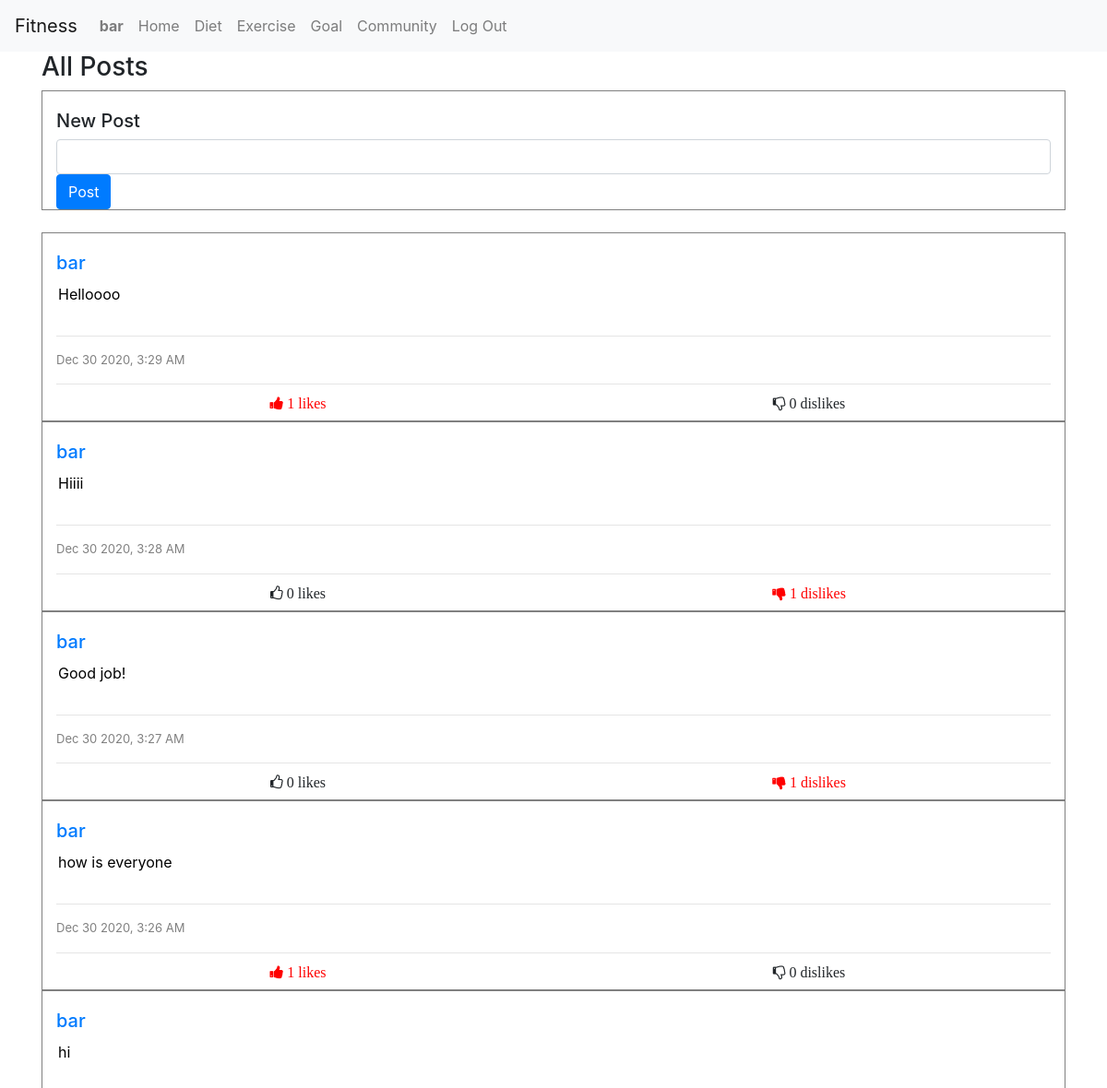
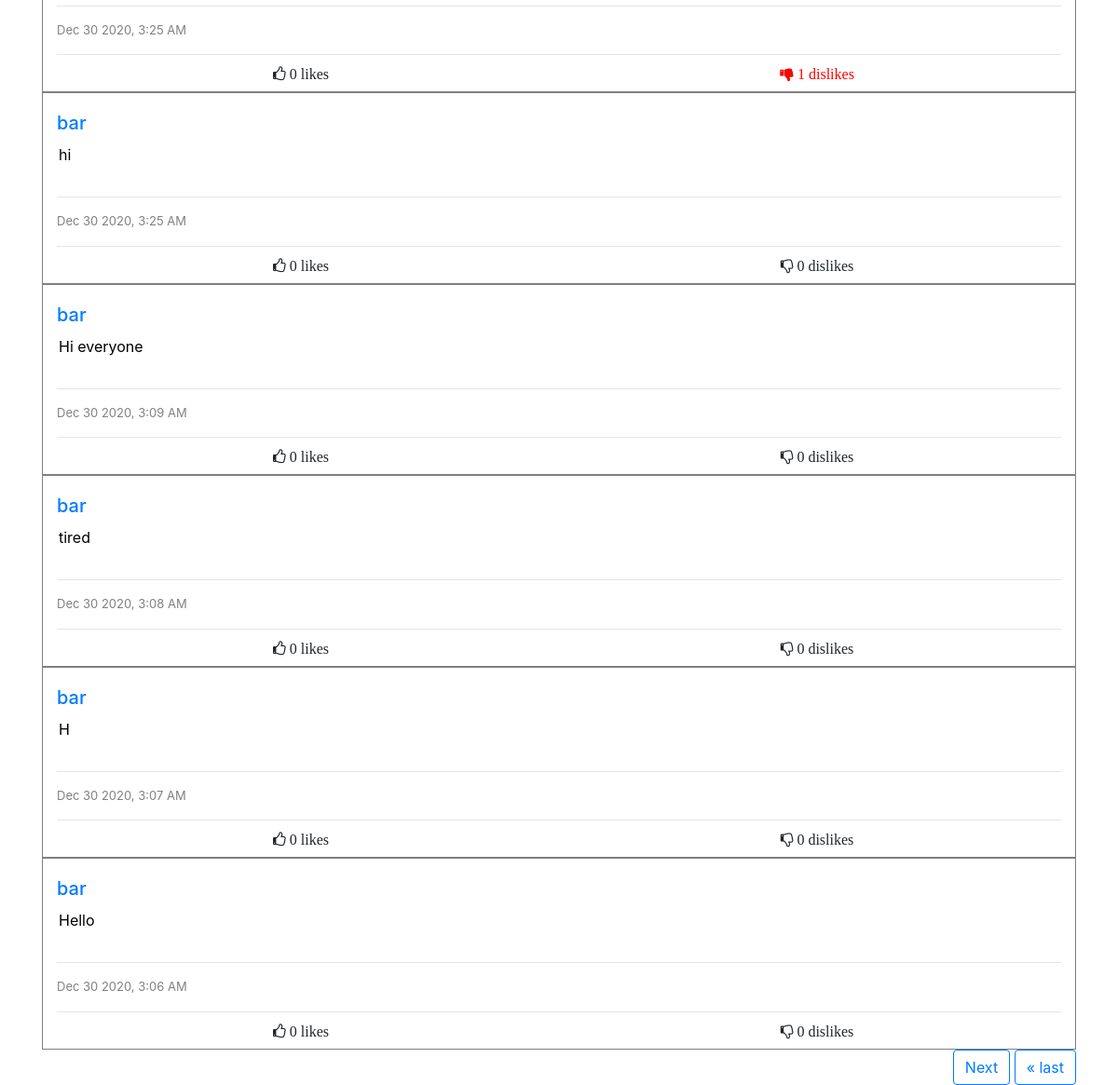
The page /load-community (signed in) on the database its author committed (2 pictures, top to bottom).
### fitness/models.py (models this page shows, shortened)
class User(AbstractUser):
    class WeightUnit(models.TextChoices):
        POUND = 'lbs', _('Pound')
        KILOGRAM = 'kg', _('Kilogram')
    goal = models.DecimalField(max_digits=8, decimal_places=1, null=True)
    goal_unit = models.CharField(max_length=3, choices=WeightUnit.choices, default=WeightUnit.POUND, null=True)
    start_weight = models.DecimalField(max_digits=8, decimal_places=1, null=True)
    recent_weight = models.DecimalField(max_digits=8, decimal_places=1, null=True)
    daily_calories = models.IntegerField(null=True)
    weight_lost = models.DecimalField(max_digits=10, decimal_places=1, null=True)
    followers = models.ManyToManyField("self", related_name="following", blank=True, symmetrical=False)

class Post(models.Model):
    creator = models.ForeignKey("User", on_delete=models.CASCADE, related_name="post_creator")
    content = models.CharField(max_length=2048)
    post_timestamp = models.DateTimeField(auto_now_add=True)
    like_users = models.ManyToManyField("User", related_name="liked_posts", blank=True)
    dislike_users = models.ManyToManyField("User", related_name="disliked_posts", blank=True)
    def likes(self):
        return len(self.like_users.all())
    def dislikes(self):
        return len(self.dislike_users.all())
    def serialize(self, logged_in_user=None):
        return {
            "id": self.id,
            "creator": self.creator,
            "content": self.content,
            "timestamp": self.post_timestamp.strftime("%b %-d %Y, %-I:%M %p"),
            "likes": self.likes(),
            "dislikes": self.dislikes(),
            "liked": logged_in_user in self.like_users.all() if logged_in_user else False,
            "disliked": logged_in_user in self.dislike_users.all() if logged_in_user else False
        }

### fitness/views.py (the view)
# urls.py: path("load-community", views.load_community, name="load community"),
@csrf_exempt
@login_required
def load_community(request):
    new_post(request)
    posts = Post.objects.all()
    posts = posts.order_by("-post_timestamp").all()
    posts = [post.serialize(request.user) for post in posts]
    paginator = Paginator(posts, 10)
    page_number = request.GET.get('page')
    page_obj = paginator.get_page(page_number)
    return render(request, "fitness/community.html", {
        'title': "All Posts",
        'posts': page_obj,
        'profile': None,
        'is_my_page': None,
        'is_following': None
    })

### fitness/views.py (called while the page is built)
@login_required
def new_post(request):
    if request.method == "POST" and request.user.is_authenticated:
        creator = request.user
        print(request.POST)
        content = request.POST["contents"]
        post = Post(creator=creator, content=content)
        post.save()

### fitness/templates/fitness/community.html (shortened to what this page needs)
{% extends "fitness/layout.html" %}
{% load static %}
{% block body %}
    <div id="page-view" class="container">
        <h3>{{ title }}</h3>
        {% if title == "All Posts" and user.is_authenticated %}
            <div id="new-post-view" class="container align-card-top">
                <h5>New Post</h5>
                <form action="{% url 'load community' %}" method="POST" id="new-post-form" class="align-card-bottom">
                    <input class="form-control" id="content" type="text" name="contents">
                    <input type="submit" class="btn btn-primary" value="Post"/>
                </form>
            </div>
        {% endif %}
        <br>
        {% for post in posts %}
            <div id="post-view" class="container align-card-top">
                    <h5><a href="{% url 'profile_page' post.creator %}">{{ post.creator }}</a></h5>
                    <textarea id="post-view-content-{{ post.id }}" disabled="true" class="post-view-content">{{ post.content }}</textarea>
                    <hr>
                    <p style="color: gray; font-size: small;">{{ post.timestamp }}</p>
                    <hr>
                    <div id="like-edit-row-{{ post.id }}" class="row likes-edit-view">
                        <button id="like-unlike-{{ post.id }}" class="like-unlike col-6 btn">
                            {% if post.liked %}
                                <i class="fa fa-thumbs-up" id="heart-{{ post.id }}" style="color: red;">
                                    {{ post.likes }} likes
                                </i>
                            {% else %}
                                <i class="fa fa-thumbs-o-up" id="empty-heart-{{ post.id }}">
                                    {{ post.likes }} likes
                                </i>
                            {% endif %}
                        </button>
                        <button id="dislike-unlike-{{ post.id }}" class="dislike-unlike col-6 btn">
                            {% if post.disliked %}
                                <i class="fa fa-thumbs-down" id="down-{{ post.id }}" style="color: red;">
                                    {{ post.dislikes }} dislikes
                                </i>
                            {% else %}
                                <i class="fa fa-thumbs-o-down" id="empty-down-{{ post.id }}">
                                    {{ post.dislikes }} dislikes
                                </i>
                            {% endif %}
                        </button>
                    </div>
            </div>
        {% endfor %}
        <div class="pagination">
            <span class="step-links">
                {% if posts.has_next %}
                    <a class="btn btn-outline-primary" href="?page={{ posts.next_page_number }}">Next</a>
                    <a class="btn btn-outline-primary" href="?page={{ posts.paginator.num_pages }}">&laquo; last</a>
                {% endif %}
            </span>
        </div>
    </div>
{% endblock %}

### fitness/templates/fitness/layout.html (shortened to what this page needs)
{% load static %}
<!DOCTYPE html>
<html lang="en">
    <head>
        <link rel="stylesheet" href="https://stackpath.bootstrapcdn.com/bootstrap/4.4.1/css/bootstrap.min.css">
        <link rel="stylesheet" href="https://use.fontawesome.com/releases/v5.6.3/css/all.css">
        <link href="{% static 'fitness/styles.css' %}" rel="stylesheet">
        <link rel="stylesheet" href="https://cdnjs.cloudflare.com/ajax/libs/font-awesome/4.7.0/css/font-awesome.min.css">
    </head>
    <body>
        <nav class="navbar navbar-expand-lg navbar-light bg-light">
            <a class="navbar-brand" href="#">Fitness</a>
            <div>
              <ul class="navbar-nav mr-auto">
                {% if user.is_authenticated %}
                    <li class="nav-item">
                        <a class="nav-link" href="#"><strong>{{ user.username }}</strong></a>
                    </li>
                {% endif %}
                {% if user.is_authenticated %}
                    <li class="nav-item">
                        <a class="nav-link" href="{% url 'index' %}">Home</a>
                    </li>
                    <li class="nav-item">
                        <a class="nav-link" href="{% url 'diet' %}">Diet</a>
                    </li>
                    <li class="nav-item">
                        <a class="nav-link" href="{% url 'log exercise' %}">Exercise</a>
                    </li>
                    <li class="nav-item">
                        <a class="nav-link" href="{% url 'goal data' %}">Goal</a>
                    </li>
                    <li class="nav-item">
                        <a class="nav-link" href="{% url 'load community' %}">Community</a>
                    </li>
                    <li class="nav-item">
                        <a class="nav-link" href="{% url 'logout' %}">Log Out</a>
                    </li>
                {% endif %}
              </ul>
            </div>
          </nav>
        <div class="body">
            {% block body %}
            {% endblock %}
        </div>
    </body>
</html>

### fitness/static/fitness/styles.css (style rules this page uses)
.align-card-top { padding-top: 20px; }
#new-post-view { border: 1px groove grey; }
#post-view { border: 1px groove grey; }
.pagination { justify-content: flex-end; }
.post-view-content { border: hidden; background-color: #fff; color: black; outline: none; overflow: auto; resize: none; width: 100%; margin-bottom: -15px; }
.likes-edit-view { margin-top: -15px; }

### rows shown on the page
User: username "bar", creator "bar", content "Helloooo", timestamp "Dec 30 2020, 3:29 AM", likes "1", dislikes "0", content "Hiiii", timestamp "Dec 30 2020, 3:28 AM", likes "0", dislikes "1", content "Good job!", timestamp "Dec 30 2020, 3:27 AM", content "how is everyone", timestamp "Dec 30 2020, 3:26 AM", content "hi", timestamp "Dec 30 2020, 3:25 AM", content "Hi everyone", timestamp "Dec 30 2020, 3:09 AM", content "tired", timestamp "Dec 30 2020, 3:08 AM", id "H", timestamp "Dec 30 2020, 3:07 AM", content "Hello", timestamp "Dec 30 2020, 3:06 AM"

### other values the page prints
{{ title }} "All Posts"
